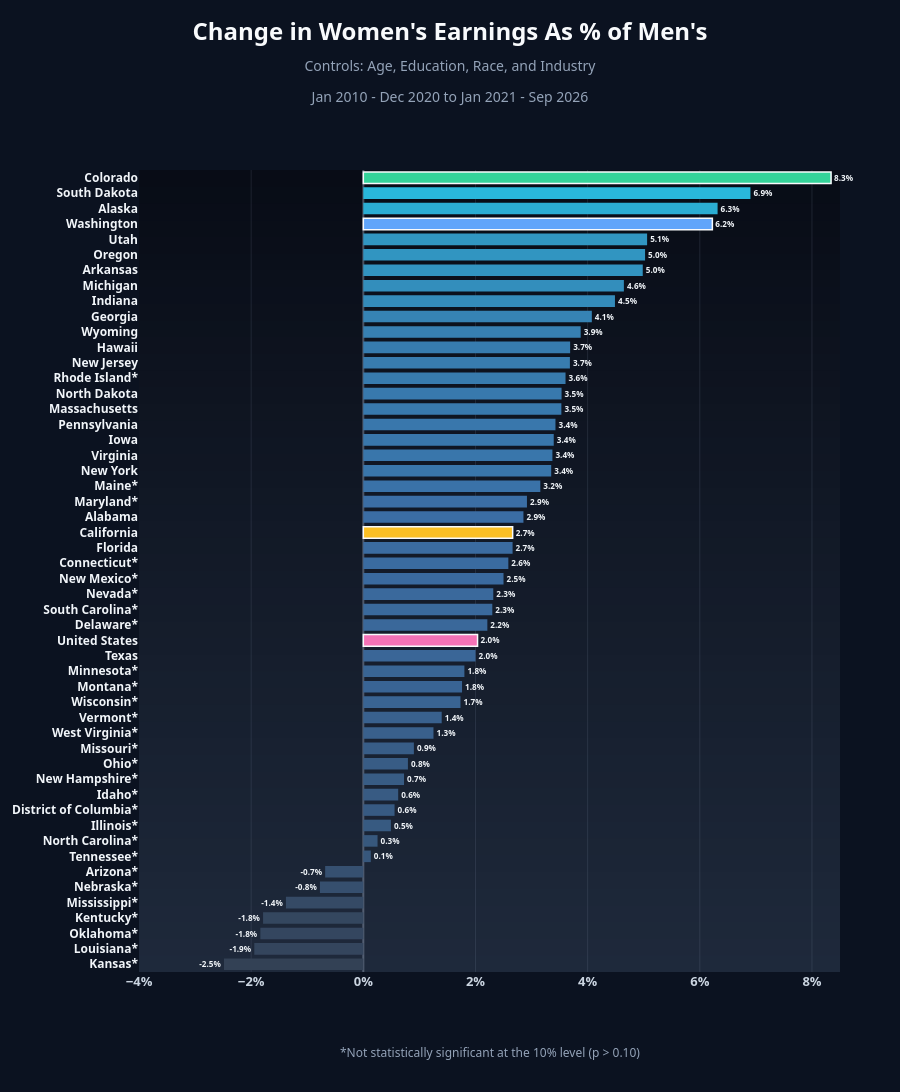

Here is the notebook cell this chart was saved with:
### Code cell
fig = plot_state_bars(ranking_ind, 'interaction_coef', 'interaction_pval', "Change in Women's Earnings As % of Men's",
                      "Age, Education, Race, and Industry", f"{PRE_PERIOD} to {POST_PERIOD}", [-0.04, 0.085], save_as="states_change_industry")

### Figure 1 — Plotly figure (JSON) as saved in the notebook; plotly's stock layout.template omitted (floating-point values rounded to 4 significant figures)
{"data": [{"cliponaxis": false, "hovertemplate": "%{y}: %{text}<extra></extra>", "marker": {"color": ["rgb(51, 65, 85)", "rgb(52, 69, 93)", "rgb(52, 70, 95)", "rgb(52, 71, 95)", "rgb(53, 74, 101)", "rgb(54, 79, 110)", "rgb(54, 80, 112)", "rgb(55, 87, 124)", "rgb(55, 88, 125)", "rgb(55, 90, 129)", "rgb(55, 90, 130)", "rgb(56, 91, 131)", "rgb(56, 92, 132)", "rgb(56, 92, 133)", "rgb(56, 93, 135)", "rgb(57, 96, 140)", "rgb(57, 97, 142)", "rgb(57, 100, 147)", "rgb(57, 100, 148)", "rgb(57, 101, 148)", "rgb(58, 102, 151)", "#f472b6", "rgb(58, 104, 154)", "rgb(58, 105, 156)", "rgb(58, 105, 156)", "rgb(58, 106, 159)", "rgb(58, 107, 160)", "rgb(59, 108, 161)", "#fbbf24", "rgb(59, 109, 164)", "rgb(59, 110, 165)", "rgb(58, 114, 168)", "rgb(57, 118, 171)", "rgb(57, 118, 171)", "rgb(57, 119, 171)", "rgb(57, 119, 172)", "rgb(56, 121, 173)", "rgb(56, 121, 173)", "rgb(56, 123, 174)", "rgb(56, 124, 175)", "rgb(55, 124, 175)", "rgb(55, 128, 178)", "rgb(54, 131, 180)", "rgb(52, 139, 186)", "rgb(51, 142, 188)", "rgb(50, 148, 193)", "rgb(49, 149, 193)", "rgb(49, 150, 194)", "#60a5fa", "rgb(43, 173, 211)", "rgb(41, 184, 219)", "#34d399"], "line": {"color": ["rgba(0,0,0,0)", "rgba(0,0,0,0)", "rgba(0,0,0,0)", "rgba(0,0,0,0)", "rgba(0,0,0,0)", "rgba(0,0,0,0)", "rgba(0,0,0,0)", "rgba(0,0,0,0)", "rgba(0,0,0,0)", "rgba(0,0,0,0)", "rgba(0,0,0,0)", "rgba(0,0,0,0)", "rgba(0,0,0,0)", "rgba(0,0,0,0)", "rgba(0,0,0,0)", "rgba(0,0,0,0)", "rgba(0,0,0,0)", "rgba(0,0,0,0)", "rgba(0,0,0,0)", "rgba(0,0,0,0)", "rgba(0,0,0,0)", "#f8fafc", "rgba(0,0,0,0)", "rgba(0,0,0,0)", "rgba(0,0,0,0)", "rgba(0,0,0,0)", "rgba(0,0,0,0)", "rgba(0,0,0,0)", "#f8fafc", "rgba(0,0,0,0)", "rgba(0,0,0,0)", "rgba(0,0,0,0)", "rgba(0,0,0,0)", "rgba(0,0,0,0)", "rgba(0,0,0,0)", "rgba(0,0,0,0)", "rgba(0,0,0,0)", "rgba(0,0,0,0)", "rgba(0,0,0,0)", "rgba(0,0,0,0)", "rgba(0,0,0,0)", "rgba(0,0,0,0)", "rgba(0,0,0,0)", "rgba(0,0,0,0)", "rgba(0,0,0,0)", "rgba(0,0,0,0)", "rgba(0,0,0,0)", "rgba(0,0,0,0)", "#f8fafc", "rgba(0,0,0,0)", "rgba(0,0,0,0)", "#f8fafc"], "width": 1.5}}, "orientation": "h", "text": ["<b>-2.5%</b>", "<b>-1.9%</b>", "<b>-1.8%</b>", "<b>-1.8%</b>", "<b>-1.4%</b>", "<b>-0.8%</b>", "<b>-0.7%</b>", "<b>0.1%</b>", "<b>0.3%</b>", "<b>0.5%</b>", "<b>0.6%</b>", "<b>0.6%</b>", "<b>0.7%</b>", "<b>0.8%</b>", "<b>0.9%</b>", "<b>1.3%</b>", "<b>1.4%</b>", "<b>1.7%</b>", "<b>1.8%</b>", "<b>1.8%</b>", "<b>2.0%</b>", "<b>2.0%</b>", "<b>2.2%</b>", "<b>2.3%</b>", "<b>2.3%</b>", "<b>2.5%</b>", "<b>2.6%</b>", "<b>2.7%</b>", "<b>2.7%</b>", "<b>2.9%</b>", "<b>2.9%</b>", "<b>3.2%</b>", "<b>3.4%</b>", "<b>3.4%</b>", "<b>3.4%</b>", "<b>3.4%</b>", "<b>3.5%</b>", "<b>3.5%</b>", "<b>3.6%</b>", "<b>3.7%</b>", "<b>3.7%</b>", "<b>3.9%</b>", "<b>4.1%</b>", "<b>4.5%</b>", "<b>4.6%</b>", "<b>5.0%</b>", "<b>5.0%</b>", "<b>5.1%</b>", "<b>6.2%</b>", "<b>6.3%</b>", "<b>6.9%</b>", "<b>8.3%</b>"], "textfont": {"color": "#f1f5f9", "size": 12}, "textposition": "outside", "type": "bar", "x": [-0.02484, -0.01945, -0.01836, -0.01788, -0.0138, -0.007737, -0.006806, 0.001335, 0.002538, 0.004915, 0.005571, 0.006218, 0.007258, 0.007955, 0.009018, 0.01251, 0.01398, 0.01732, 0.0176, 0.01803, 0.02001, 0.02037, 0.02212, 0.023, 0.02317, 0.025, 0.02586, 0.02662, 0.02663, 0.02855, 0.02918, 0.03156, 0.0335, 0.03372, 0.03395, 0.03426, 0.03531, 0.03535, 0.03606, 0.03684, 0.03688, 0.03876, 0.04075, 0.04487, 0.04646, 0.04983, 0.05024, 0.0506, 0.06224, 0.06317, 0.06903, 0.08341], "y": ["<b>Kansas*</b>", "<b>Louisiana*</b>", "<b>Oklahoma*</b>", "<b>Kentucky*</b>", "<b>Mississippi*</b>", "<b>Nebraska*</b>", "<b>Arizona*</b>", "<b>Tennessee*</b>", "<b>North Carolina*</b>", "<b>Illinois*</b>", "<b>District of Columbia*</b>", "<b>Idaho*</b>", "<b>New Hampshire*</b>", "<b>Ohio*</b>", "<b>Missouri*</b>", "<b>West Virginia*</b>", "<b>Vermont*</b>", "<b>Wisconsin*</b>", "<b>Montana*</b>", "<b>Minnesota*</b>", "<b>Texas</b>", "<b>United States</b>", "<b>Delaware*</b>", "<b>South Carolina*</b>", "<b>Nevada*</b>", "<b>New Mexico*</b>", "<b>Connecticut*</b>", "<b>Florida</b>", "<b>California</b>", "<b>Alabama</b>", "<b>Maryland*</b>", "<b>Maine*</b>", "<b>New York</b>", "<b>Virginia</b>", "<b>Iowa</b>", "<b>Pennsylvania</b>", "<b>Massachusetts</b>", "<b>North Dakota</b>", "<b>Rhode Island*</b>", "<b>New Jersey</b>", "<b>Hawaii</b>", "<b>Wyoming</b>", "<b>Georgia</b>", "<b>Indiana</b>", "<b>Michigan</b>", "<b>Arkansas</b>", "<b>Oregon</b>", "<b>Utah</b>", "<b>Washington</b>", "<b>Alaska</b>", "<b>South Dakota</b>", "<b>Colorado</b>"]}], "layout": {"annotations": [{"font": {"color": "#94a3b8", "size": 12}, "showarrow": false, "text": "*Not statistically significant at the 10% level (p > 0.10)", "x": 0.5, "xref": "paper", "y": 0, "yanchor": "top", "yref": "paper", "yshift": -70}], "bargap": 0.25, "font": {"color": "#cbd5e1", "family": "Bahnschrift, 'Segoe UI Variable Display', 'Segoe UI', Helvetica, Arial, sans-serif"}, "height": 1404, "margin": {"b": 120, "l": 20, "r": 60, "t": 170}, "paper_bgcolor": "#0b1220", "plot_bgcolor": "rgba(0,0,0,0)", "shapes": [{"fillcolor": "rgb(8, 12, 22)", "layer": "below", "line": {"width": 0}, "type": "rect", "x0": 0, "x1": 1, "xref": "paper", "y0": 0, "y1": 1, "yref": "paper"}, {"fillcolor": "rgb(8, 13, 23)", "layer": "below", "line": {"width": 0}, "type": "rect", "x0": 0, "x1": 1, "xref": "paper", "y0": 0, "y1": 0.9792, "yref": "paper"}, {"fillcolor": "rgb(9, 13, 24)", "layer": "below", "line": {"width": 0}, "type": "rect", "x0": 0, "x1": 1, "xref": "paper", "y0": 0, "y1": 0.9583, "yref": "paper"}, {"fillcolor": "rgb(9, 14, 24)", "layer": "below", "line": {"width": 0}, "type": "rect", "x0": 0, "x1": 1, "xref": "paper", "y0": 0, "y1": 0.9375, "yref": "paper"}, {"fillcolor": "rgb(10, 14, 25)", "layer": "below", "line": {"width": 0}, "type": "rect", "x0": 0, "x1": 1, "xref": "paper", "y0": 0, "y1": 0.9167, "yref": "paper"}, {"fillcolor": "rgb(10, 15, 26)", "layer": "below", "line": {"width": 0}, "type": "rect", "x0": 0, "x1": 1, "xref": "paper", "y0": 0, "y1": 0.8958, "yref": "paper"}, {"fillcolor": "rgb(11, 16, 27)", "layer": "below", "line": {"width": 0}, "type": "rect", "x0": 0, "x1": 1, "xref": "paper", "y0": 0, "y1": 0.875, "yref": "paper"}, {"fillcolor": "rgb(11, 16, 28)", "layer": "below", "line": {"width": 0}, "type": "rect", "x0": 0, "x1": 1, "xref": "paper", "y0": 0, "y1": 0.8542, "yref": "paper"}, {"fillcolor": "rgb(12, 17, 28)", "layer": "below", "line": {"width": 0}, "type": "rect", "x0": 0, "x1": 1, "xref": "paper", "y0": 0, "y1": 0.8333, "yref": "paper"}, {"fillcolor": "rgb(12, 18, 29)", "layer": "below", "line": {"width": 0}, "type": "rect", "x0": 0, "x1": 1, "xref": "paper", "y0": 0, "y1": 0.8125, "yref": "paper"}, {"fillcolor": "rgb(13, 18, 30)", "layer": "below", "line": {"width": 0}, "type": "rect", "x0": 0, "x1": 1, "xref": "paper", "y0": 0, "y1": 0.7917, "yref": "paper"}, {"fillcolor": "rgb(13, 19, 31)", "layer": "below", "line": {"width": 0}, "type": "rect", "x0": 0, "x1": 1, "xref": "paper", "y0": 0, "y1": 0.7708, "yref": "paper"}, {"fillcolor": "rgb(14, 19, 31)", "layer": "below", "line": {"width": 0}, "type": "rect", "x0": 0, "x1": 1, "xref": "paper", "y0": 0, "y1": 0.75, "yref": "paper"}, {"fillcolor": "rgb(14, 20, 32)", "layer": "below", "line": {"width": 0}, "type": "rect", "x0": 0, "x1": 1, "xref": "paper", "y0": 0, "y1": 0.7292, "yref": "paper"}, {"fillcolor": "rgb(15, 21, 33)", "layer": "below", "line": {"width": 0}, "type": "rect", "x0": 0, "x1": 1, "xref": "paper", "y0": 0, "y1": 0.7083, "yref": "paper"}, {"fillcolor": "rgb(15, 21, 34)", "layer": "below", "line": {"width": 0}, "type": "rect", "x0": 0, "x1": 1, "xref": "paper", "y0": 0, "y1": 0.6875, "yref": "paper"}, {"fillcolor": "rgb(15, 22, 35)", "layer": "below", "line": {"width": 0}, "type": "rect", "x0": 0, "x1": 1, "xref": "paper", "y0": 0, "y1": 0.6667, "yref": "paper"}, {"fillcolor": "rgb(16, 22, 35)", "layer": "below", "line": {"width": 0}, "type": "rect", "x0": 0, "x1": 1, "xref": "paper", "y0": 0, "y1": 0.6458, "yref": "paper"}, {"fillcolor": "rgb(16, 23, 36)", "layer": "below", "line": {"width": 0}, "type": "rect", "x0": 0, "x1": 1, "xref": "paper", "y0": 0, "y1": 0.625, "yref": "paper"}, {"fillcolor": "rgb(17, 24, 37)", "layer": "below", "line": {"width": 0}, "type": "rect", "x0": 0, "x1": 1, "xref": "paper", "y0": 0, "y1": 0.6042, "yref": "paper"}, {"fillcolor": "rgb(17, 24, 38)", "layer": "below", "line": {"width": 0}, "type": "rect", "x0": 0, "x1": 1, "xref": "paper", "y0": 0, "y1": 0.5833, "yref": "paper"}, {"fillcolor": "rgb(18, 25, 39)", "layer": "below", "line": {"width": 0}, "type": "rect", "x0": 0, "x1": 1, "xref": "paper", "y0": 0, "y1": 0.5625, "yref": "paper"}, {"fillcolor": "rgb(18, 26, 39)", "layer": "below", "line": {"width": 0}, "type": "rect", "x0": 0, "x1": 1, "xref": "paper", "y0": 0, "y1": 0.5417, "yref": "paper"}, {"fillcolor": "rgb(19, 26, 40)", "layer": "below", "line": {"width": 0}, "type": "rect", "x0": 0, "x1": 1, "xref": "paper", "y0": 0, "y1": 0.5208, "yref": "paper"}, {"fillcolor": "rgb(19, 27, 41)", "layer": "below", "line": {"width": 0}, "type": "rect", "x0": 0, "x1": 1, "xref": "paper", "y0": 0, "y1": 0.5, "yref": "paper"}, {"fillcolor": "rgb(20, 27, 42)", "layer": "below", "line": {"width": 0}, "type": "rect", "x0": 0, "x1": 1, "xref": "paper", "y0": 0, "y1": 0.4792, "yref": "paper"}, {"fillcolor": "rgb(20, 28, 42)", "layer": "below", "line": {"width": 0}, "type": "rect", "x0": 0, "x1": 1, "xref": "paper", "y0": 0, "y1": 0.4583, "yref": "paper"}, {"fillcolor": "rgb(21, 29, 43)", "layer": "below", "line": {"width": 0}, "type": "rect", "x0": 0, "x1": 1, "xref": "paper", "y0": 0, "y1": 0.4375, "yref": "paper"}, {"fillcolor": "rgb(21, 29, 44)", "layer": "below", "line": {"width": 0}, "type": "rect", "x0": 0, "x1": 1, "xref": "paper", "y0": 0, "y1": 0.4167, "yref": "paper"}, {"fillcolor": "rgb(22, 30, 45)", "layer": "below", "line": {"width": 0}, "type": "rect", "x0": 0, "x1": 1, "xref": "paper", "y0": 0, "y1": 0.3958, "yref": "paper"}, {"fillcolor": "rgb(22, 31, 46)", "layer": "below", "line": {"width": 0}, "type": "rect", "x0": 0, "x1": 1, "xref": "paper", "y0": 0, "y1": 0.375, "yref": "paper"}, {"fillcolor": "rgb(23, 31, 46)", "layer": "below", "line": {"width": 0}, "type": "rect", "x0": 0, "x1": 1, "xref": "paper", "y0": 0, "y1": 0.3542, "yref": "paper"}, {"fillcolor": "rgb(23, 32, 47)", "layer": "below", "line": {"width": 0}, "type": "rect", "x0": 0, "x1": 1, "xref": "paper", "y0": 0, "y1": 0.3333, "yref": "paper"}, {"fillcolor": "rgb(23, 32, 48)", "layer": "below", "line": {"width": 0}, "type": "rect", "x0": 0, "x1": 1, "xref": "paper", "y0": 0, "y1": 0.3125, "yref": "paper"}, {"fillcolor": "rgb(24, 33, 49)", "layer": "below", "line": {"width": 0}, "type": "rect", "x0": 0, "x1": 1, "xref": "paper", "y0": 0, "y1": 0.2917, "yref": "paper"}, {"fillcolor": "rgb(24, 34, 50)", "layer": "below", "line": {"width": 0}, "type": "rect", "x0": 0, "x1": 1, "xref": "paper", "y0": 0, "y1": 0.2708, "yref": "paper"}, {"fillcolor": "rgb(25, 34, 50)", "layer": "below", "line": {"width": 0}, "type": "rect", "x0": 0, "x1": 1, "xref": "paper", "y0": 0, "y1": 0.25, "yref": "paper"}, {"fillcolor": "rgb(25, 35, 51)", "layer": "below", "line": {"width": 0}, "type": "rect", "x0": 0, "x1": 1, "xref": "paper", "y0": 0, "y1": 0.2292, "yref": "paper"}, {"fillcolor": "rgb(26, 35, 52)", "layer": "below", "line": {"width": 0}, "type": "rect", "x0": 0, "x1": 1, "xref": "paper", "y0": 0, "y1": 0.2083, "yref": "paper"}, {"fillcolor": "rgb(26, 36, 53)", "layer": "below", "line": {"width": 0}, "type": "rect", "x0": 0, "x1": 1, "xref": "paper", "y0": 0, "y1": 0.1875, "yref": "paper"}, {"fillcolor": "rgb(27, 37, 53)", "layer": "below", "line": {"width": 0}, "type": "rect", "x0": 0, "x1": 1, "xref": "paper", "y0": 0, "y1": 0.1667, "yref": "paper"}, {"fillcolor": "rgb(27, 37, 54)", "layer": "below", "line": {"width": 0}, "type": "rect", "x0": 0, "x1": 1, "xref": "paper", "y0": 0, "y1": 0.1458, "yref": "paper"}, {"fillcolor": "rgb(28, 38, 55)", "layer": "below", "line": {"width": 0}, "type": "rect", "x0": 0, "x1": 1, "xref": "paper", "y0": 0, "y1": 0.125, "yref": "paper"}, {"fillcolor": "rgb(28, 39, 56)", "layer": "below", "line": {"width": 0}, "type": "rect", "x0": 0, "x1": 1, "xref": "paper", "y0": 0, "y1": 0.1042, "yref": "paper"}, {"fillcolor": "rgb(29, 39, 57)", "layer": "below", "line": {"width": 0}, "type": "rect", "x0": 0, "x1": 1, "xref": "paper", "y0": 0, "y1": 0.08333, "yref": "paper"}, {"fillcolor": "rgb(29, 40, 57)", "layer": "below", "line": {"width": 0}, "type": "rect", "x0": 0, "x1": 1, "xref": "paper", "y0": 0, "y1": 0.0625, "yref": "paper"}, {"fillcolor": "rgb(30, 40, 58)", "layer": "below", "line": {"width": 0}, "type": "rect", "x0": 0, "x1": 1, "xref": "paper", "y0": 0, "y1": 0.04167, "yref": "paper"}, {"fillcolor": "rgb(30, 41, 59)", "layer": "below", "line": {"width": 0}, "type": "rect", "x0": 0, "x1": 1, "xref": "paper", "y0": 0, "y1": 0.02083, "yref": "paper"}], "title": {"font": {"color": "#f8fafc", "size": 24}, "pad": {"t": 40}, "text": "<b>Change in Women's Earnings As % of Men's</b><br><span style='font-size:14px;color:#94a3b8'>Controls: Age, Education, Race, and Industry<br>Jan 2010 - Dec 2020 to Jan 2021 - Sep 2026</span>", "x": 0.5, "xanchor": "center", "y": 1, "yanchor": "top"}, "xaxis": {"dtick": 0.02, "gridcolor": "rgba(148,163,184,0.15)", "range": [-0.04, 0.085], "showgrid": true, "showline": false, "tickangle": 0, "tickfont": {"color": "#cbd5e1", "size": 13, "weight": "bold"}, "tickformat": ".0%", "zeroline": true, "zerolinecolor": "rgba(148,163,184,0.45)"}, "yaxis": {"automargin": true, "dtick": 1, "showgrid": false, "showline": false, "tickfont": {"color": "#f1f5f9", "size": 12}, "type": "category"}}}
